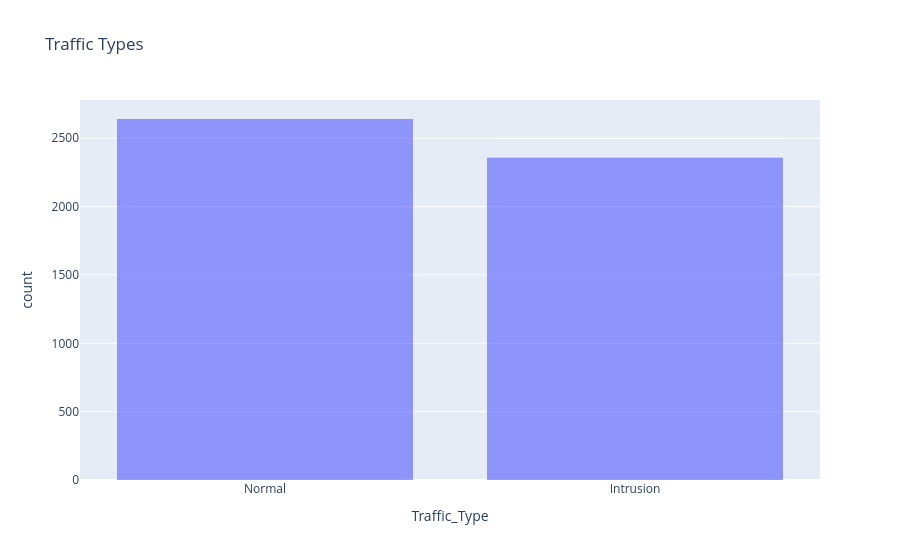
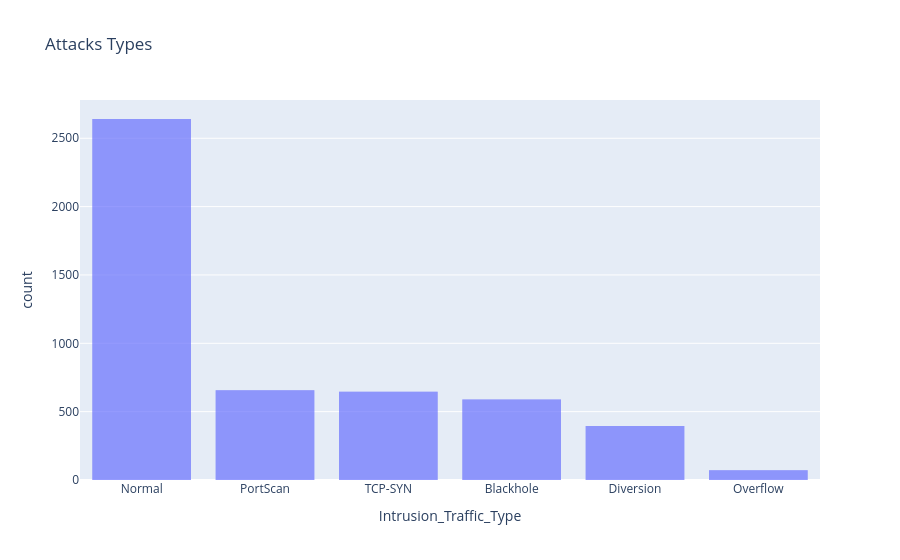
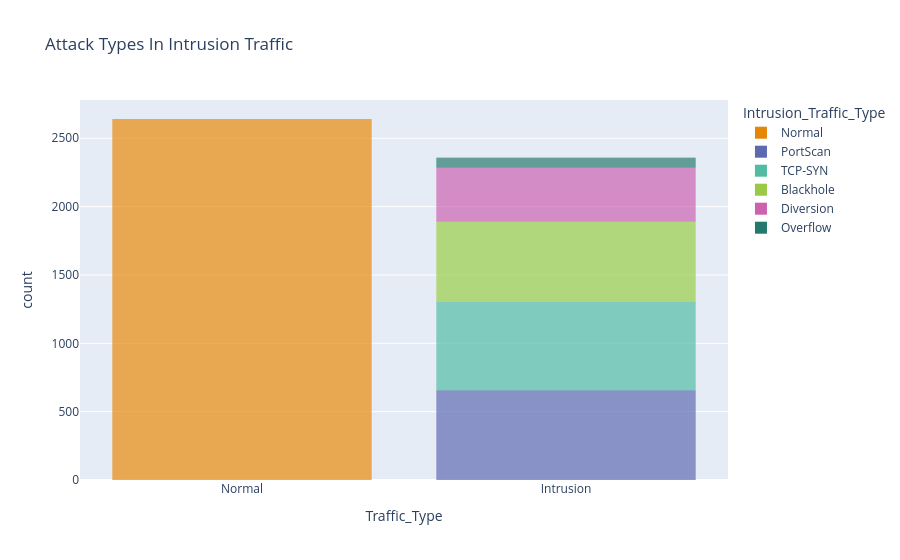

Notebook source saved alongside these figures, in order:
### Code cell
import plotly.express as px

# Bar chart for Traffic_Type (Normal vs Intrusion)
Traffic_Type_fig = px.bar(df, x='Traffic_Type', title="Traffic Types")

# Bar chart for Intrusion_Traffic_Type (specific attack types)
Intrusion_Traffic_Type_fig = px.bar(df, x='Intrusion_Traffic_Type', title="Attacks Types")

# Stacked bar chart: for each Traffic_Type, show the composition of Intrusion_Traffic_Type
Intrusion_Types_Per_Traffic_fig = px.bar(df, x='Traffic_Type', color='Intrusion_Traffic_Type',
                                         title="Attack Types In Intrusion Traffic",
                                         color_discrete_sequence=px.colors.qualitative.Vivid)

# Remove the outline of the bars (makes them look cleaner)
Traffic_Type_fig.update_traces(dict(marker_line_width=0))
Intrusion_Traffic_Type_fig.update_traces(dict(marker_line_width=0))
Intrusion_Types_Per_Traffic_fig.update_traces(dict(marker_line_width=0))

# Show all three plots
Traffic_Type_fig.show()
Intrusion_Traffic_Type_fig.show()
Intrusion_Types_Per_Traffic_fig.show()

### Figure 1 — Plotly figure (JSON) as saved in the notebook; plotly's stock layout.template omitted (floating-point values rounded to 4 significant figures; data arrays with more than 128 entries replaced by an {"elided": "..."} marker saying what was removed)
{"data": [{"hovertemplate": "Traffic_Type=%{x}<br>count=%{y}<extra></extra>", "legendgroup": "", "marker": {"color": "#636efa", "line": {"width": 0}, "pattern": {"shape": ""}}, "name": "", "orientation": "v", "showlegend": false, "textposition": "auto", "type": "bar", "x": {"elided": "4998 str values"}, "xaxis": "x", "y": {"elided": "4998 int values"}, "yaxis": "y"}], "layout": {"barmode": "relative", "legend": {"tracegroupgap": 0}, "title": {"text": "Traffic Types"}, "xaxis": {"anchor": "y", "domain": [0, 1], "title": {"text": "Traffic_Type"}}, "yaxis": {"anchor": "x", "domain": [0, 1], "title": {"text": "count"}}}}

### Figure 2 — Plotly figure (JSON) as saved in the notebook; plotly's stock layout.template omitted (floating-point values rounded to 4 significant figures; data arrays with more than 128 entries replaced by an {"elided": "..."} marker saying what was removed)
{"data": [{"hovertemplate": "Intrusion_Traffic_Type=%{x}<br>count=%{y}<extra></extra>", "legendgroup": "", "marker": {"color": "#636efa", "line": {"width": 0}, "pattern": {"shape": ""}}, "name": "", "orientation": "v", "showlegend": false, "textposition": "auto", "type": "bar", "x": {"elided": "4998 str values"}, "xaxis": "x", "y": {"elided": "4998 int values"}, "yaxis": "y"}], "layout": {"barmode": "relative", "legend": {"tracegroupgap": 0}, "title": {"text": "Attacks Types"}, "xaxis": {"anchor": "y", "domain": [0, 1], "title": {"text": "Intrusion_Traffic_Type"}}, "yaxis": {"anchor": "x", "domain": [0, 1], "title": {"text": "count"}}}}

### Figure 3 — Plotly figure (JSON) as saved in the notebook; plotly's stock layout.template omitted (floating-point values rounded to 4 significant figures; data arrays with more than 128 entries replaced by an {"elided": "..."} marker saying what was removed)
{"data": [{"hovertemplate": "Intrusion_Traffic_Type=Normal<br>Traffic_Type=%{x}<br>count=%{y}<extra></extra>", "legendgroup": "Normal", "marker": {"color": "rgb(229, 134, 6)", "line": {"width": 0}, "pattern": {"shape": ""}}, "name": "Normal", "orientation": "v", "showlegend": true, "textposition": "auto", "type": "bar", "x": {"elided": "2641 str values"}, "xaxis": "x", "y": {"elided": "2641 int values"}, "yaxis": "y"}, {"hovertemplate": "Intrusion_Traffic_Type=PortScan<br>Traffic_Type=%{x}<br>count=%{y}<extra></extra>", "legendgroup": "PortScan", "marker": {"color": "rgb(93, 105, 177)", "line": {"width": 0}, "pattern": {"shape": ""}}, "name": "PortScan", "orientation": "v", "showlegend": true, "textposition": "auto", "type": "bar", "x": {"elided": "656 str values"}, "xaxis": "x", "y": {"elided": "656 int values"}, "yaxis": "y"}, {"hovertemplate": "Intrusion_Traffic_Type=TCP-SYN<br>Traffic_Type=%{x}<br>count=%{y}<extra></extra>", "legendgroup": "TCP-SYN", "marker": {"color": "rgb(82, 188, 163)", "line": {"width": 0}, "pattern": {"shape": ""}}, "name": "TCP-SYN", "orientation": "v", "showlegend": true, "textposition": "auto", "type": "bar", "x": {"elided": "646 str values"}, "xaxis": "x", "y": {"elided": "646 int values"}, "yaxis": "y"}, {"hovertemplate": "Intrusion_Traffic_Type=Blackhole<br>Traffic_Type=%{x}<br>count=%{y}<extra></extra>", "legendgroup": "Blackhole", "marker": {"color": "rgb(153, 201, 69)", "line": {"width": 0}, "pattern": {"shape": ""}}, "name": "Blackhole", "orientation": "v", "showlegend": true, "textposition": "auto", "type": "bar", "x": {"elided": "589 str values"}, "xaxis": "x", "y": {"elided": "589 int values"}, "yaxis": "y"}, {"hovertemplate": "Intrusion_Traffic_Type=Diversion<br>Traffic_Type=%{x}<br>count=%{y}<extra></extra>", "legendgroup": "Diversion", "marker": {"color": "rgb(204, 97, 176)", "line": {"width": 0}, "pattern": {"shape": ""}}, "name": "Diversion", "orientation": "v", "showlegend": true, "textposition": "auto", "type": "bar", "x": {"elided": "395 str values"}, "xaxis": "x", "y": {"elided": "395 int values"}, "yaxis": "y"}, {"hovertemplate": "Intrusion_Traffic_Type=Overflow<br>Traffic_Type=%{x}<br>count=%{y}<extra></extra>", "legendgroup": "Overflow", "marker": {"color": "rgb(36, 121, 108)", "line": {"width": 0}, "pattern": {"shape": ""}}, "name": "Overflow", "orientation": "v", "showlegend": true, "textposition": "auto", "type": "bar", "x": ["Intrusion", "Intrusion", "Intrusion", "Intrusion", "Intrusion", "Intrusion", "Intrusion", "Intrusion", "Intrusion", "Intrusion", "Intrusion", "Intrusion", "Intrusion", "Intrusion", "Intrusion", "Intrusion", "Intrusion", "Intrusion", "Intrusion", "Intrusion", "Intrusion", "Intrusion", "Intrusion", "Intrusion", "Intrusion", "Intrusion", "Intrusion", "Intrusion", "Intrusion", "Intrusion", "Intrusion", "Intrusion", "Intrusion", "Intrusion", "Intrusion", "Intrusion", "Intrusion", "Intrusion", "Intrusion", "Intrusion", "Intrusion", "Intrusion", "Intrusion", "Intrusion", "Intrusion", "Intrusion", "Intrusion", "Intrusion", "Intrusion", "Intrusion", "Intrusion", "Intrusion", "Intrusion", "Intrusion", "Intrusion", "Intrusion", "Intrusion", "Intrusion", "Intrusion", "Intrusion", "Intrusion", "Intrusion", "Intrusion", "Intrusion", "Intrusion", "Intrusion", "Intrusion", "Intrusion", "Intrusion", "Intrusion", "Intrusion"], "xaxis": "x", "y": [1, 1, 1, 1, 1, 1, 1, 1, 1, 1, 1, 1, 1, 1, 1, 1, 1, 1, 1, 1, 1, 1, 1, 1, 1, 1, 1, 1, 1, 1, 1, 1, 1, 1, 1, 1, 1, 1, 1, 1, 1, 1, 1, 1, 1, 1, 1, 1, 1, 1, 1, 1, 1, 1, 1, 1, 1, 1, 1, 1, 1, 1, 1, 1, 1, 1, 1, 1, 1, 1, 1], "yaxis": "y"}], "layout": {"barmode": "relative", "legend": {"title": {"text": "Intrusion_Traffic_Type"}, "tracegroupgap": 0}, "title": {"text": "Attack Types In Intrusion Traffic"}, "xaxis": {"anchor": "y", "domain": [0, 1], "title": {"text": "Traffic_Type"}}, "yaxis": {"anchor": "x", "domain": [0, 1], "title": {"text": "count"}}}}
